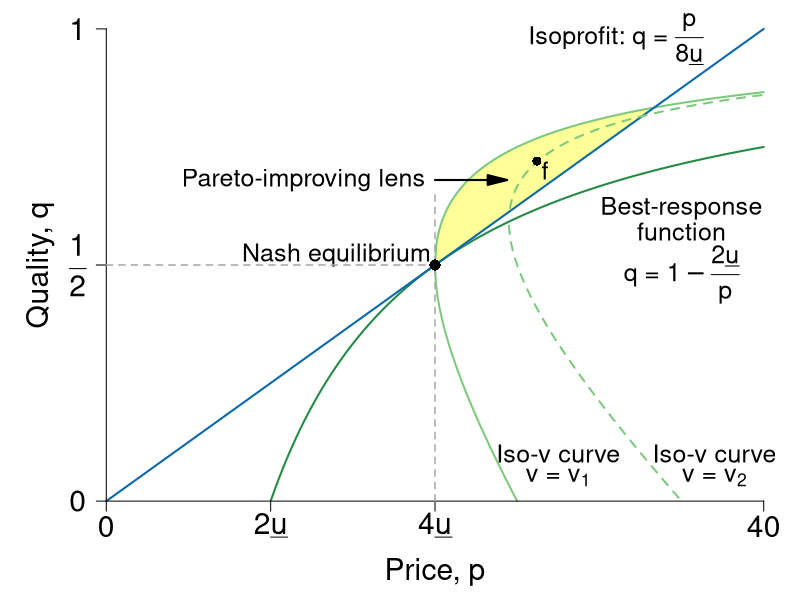

The R script that drew this image:
require(ggplot2)
require(shape)
pdf(file = "information_power/ch11_fig6.pdf", width = 9, height = 7)

#Set parameters for graphics
axislabelsize <- 1.8
labelsize <- 1.5
namesize <- 1.8
annotatesize <- 1.5
graphlinewidth <- 2
segmentlinewidth <- 1.5

COL <- c("#7fc97f", "#beaed4", "#fdc086", "#ffff99", "#386cb0", "#f0027f", "#bf5b17", "#666666")
COLA <- c("#e0f3db", "#99d8c9","#66c2a4","#41ae76", "#238b45", "#005824")
COLB <- c("#c6dbef", "#4eb3d3", "#2b8cbe", "#0868ac","#084081")
COLC <- c("#fcfbfd", "#efedf5", "#dadaeb", "#bcbddc", "#9e9ac8", "#807dba", "#6a51a3", "#54278f", "#3f007d")

brfFn <- function(p, delta = 5) {
  1 - (2 * delta) / p
}

isovhigh <- function(p, delta = 5, v = 20){
  (sqrt(p^2 - 4 * delta * v) - p + 2*v)/(2 * v )
}

isovlow <- function(p, delta = 5, v = 20){
  (-sqrt(p^2 - 4 * delta * v) - p + 2*v)/(2 * v )
}


isovhigh1 <- function(p, delta = 5, v = 30){
  (sqrt(p^2 - 4 * delta * v) - p + 2*v)/(2 * v )
}

isovlow1 <- function(p, delta = 5, v = 30){
  (-sqrt(p^2 - 4 * delta * v) - p + 2*v)/(2 * v )
}

solowCondition <- function(p, delta = 5){
  (p*(1/(8*delta)))
}


par(mar =  c(4, 4, 0.5, 0.5))
xlims <- c(0, 40)
ylims <- c(0, 1)


plot(0, 0, xlim = xlims, ylim = ylims, type = "n",
     xlab = "",
     ylab = "",
     xaxt = "n", yaxt = "n", cex.lab = axislabelsize, bty = "n")

mtext(expression(paste("Price, ", p)), side = 1, line = 2.5, cex = axislabelsize)
text(-4, ylims[2] - 0.5*(ylims[2] - ylims[1]), expression(paste("Quality, ", q)), xpd = TRUE, cex = axislabelsize, srt = 90) 


npts <- 500 
npts2 <- 501
#Specify the sequences of points for graphing. 
xx1 <- seq(10, xlims[2], length.out = npts)
xx2 <- seq(xlims[1], xlims[2], length.out = npts)
xx3 <- seq(xlims[1], xlims[2], length.out = npts2)
xx4 <- seq(xlims[1], 25, length.out = npts2)
xx5 <- seq(xlims[1], xlims[2], length.out = npts2)
xx6 <- seq(xlims[1], 35, length.out = npts2)
yy1 <- isovhigh(xx3, delta = 5, v = 20)

#Below, note I have gone to number 416 because at that observation we can 
#find the closest outcome to the intersection of the curves. Serves fine 
#for the relevant polygon
#Draw the shaded area of the Pareto-improving lens
#For the polygon need the intersection of v and iso-profit
#(2p - 40)^2 = p^2 - 400
#4p^2 - 160p + 1600 = p^2 - 400
#3p^2 - 160p + 2000 = 0
#p = 20 or p = 100/3 = 33.3 
# => q = (1/40)*33.3 = 0.8325
polygon(c(xx3, xx3[416]), c(yy1, yy1[416]), col = COL[4], density = NULL, border = NA)

#Draw the lines for the graphs
lines(xx1, brfFn(xx1), col = COLA[5], lwd = graphlinewidth)
lines(xx3, isovhigh(xx3, v = 20, delta = 5), col = COL[1], lwd = graphlinewidth)
lines(xx4, isovlow(xx4, v = 20, delta = 5), col = COL[1], lwd = graphlinewidth)
lines(xx2, solowCondition(xx2, delta = 5), col = COLB[4], lwd = graphlinewidth)
lines(xx5, isovhigh1(xx5, v = 30, delta = 5), col = COL[1], lwd = graphlinewidth, lty = 2)
lines(xx6, isovlow1(xx6, v = 30, delta = 5), col = COL[1], lwd = graphlinewidth, lty = 2)


#Customize ticks and labels for the plot
ticksy <- c(0, 0.5, 1)
ylabels <- c(0, expression(paste(frac(1,2))), 1)
ticksx <- c(0, 10, 20, 40)
xlabels <- c(0, expression(paste(2*underline("u"))), expression(paste(4*underline("u"))), 40)
axis(1, at = ticksx, pos = 0, labels = xlabels, cex.axis = axislabelsize)
axis(2, at = ticksy, pos = 0, labels = ylabels, las = 1, cex.axis = axislabelsize)

#Annotation of the three graphs and the NE
text(31, 0.98, expression(paste("Isoprofit: ", q ," = ", frac(p, 8*underline("u")))), cex = annotatesize)
text(35, 0.62, expression(paste("Best-response")), cex = annotatesize)
text(35, 0.57, expression(paste("function")), cex = annotatesize)
text(35, 0.48, expression(paste("q = ", 1 - frac(2*underline("u"), p))), cex = annotatesize)
text(27.5, 0.1, expression(paste("Iso-v curve")), cex = annotatesize)
text(27.5, 0.05, expression(paste("v = ", v[1])), cex = annotatesize)
text(37, 0.1, expression(paste("Iso-v curve")), cex = annotatesize)
text(37, 0.05, expression(paste("v = ", v[2])), cex = annotatesize)
text(14, 0.52, expression(paste("Nash equilibrium")), cex = annotatesize)

#Lines for the coordinates of the Nash equilbrium
segments(20, 0, 20, 0.65, lty = 2, col = "darkgray", lwd = segmentlinewidth)
segments(0, 0.5, 20, 0.5, lty = 2, col = "darkgray", lwd = segmentlinewidth)

#Add a point for the NE
points(20, 0.5, pch = 16, col = "black", cex = 1.5)

#Add a point for f. referred to in the text
points(26.2, 0.72, pch = 16, col = "black", cex = 1.2)
text(26.7, 0.7, expression(paste("f")), cex = annotatesize)

#Arrow to Pareto-improving Lens
Arrows(20, 0.68, 23.8, 0.68, col = "black", lty = 1, lwd = 2, arr.type = "triangle")
text(12, 0.68, expression(paste("Pareto-improving lens")), cex = annotatesize)

dev.off()
